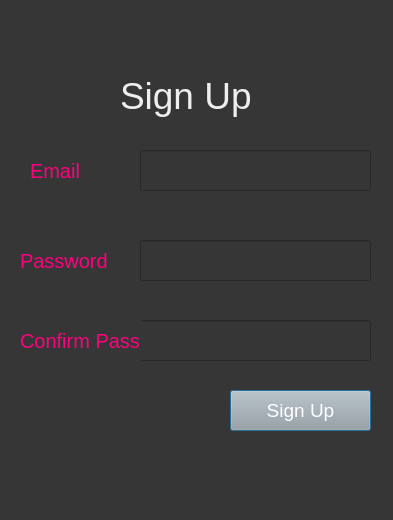
<?xml version="1.0" encoding="UTF-8"?>
<ui version="4.0">
 <class>Dialog</class>
 <widget class="QDialog" name="Dialog">
  <property name="geometry">
   <rect>
    <x>0</x>
    <y>0</y>
    <width>393</width>
    <height>520</height>
   </rect>
  </property>
  <property name="windowTitle">
   <string>Dialog</string>
  </property>
  <property name="styleSheet">
   <string notr="true">background-color: rgb(54, 54, 54);</string>
  </property>
  <widget class="QLabel" name="label">
   <property name="geometry">
    <rect>
     <x>120</x>
     <y>70</y>
     <width>131</width>
     <height>51</height>
    </rect>
   </property>
   <property name="styleSheet">
    <string notr="true">
color: rgb(238, 238, 238); font-size:28pt;</string>
   </property>
   <property name="text">
    <string>Sign Up</string>
   </property>
  </widget>
  <widget class="QLabel" name="label_2">
   <property name="geometry">
    <rect>
     <x>30</x>
     <y>150</y>
     <width>71</width>
     <height>41</height>
    </rect>
   </property>
   <property name="styleSheet">
    <string notr="true">font-size:15pt; color:rgb(255, 0, 127)</string>
   </property>
   <property name="text">
    <string>Email</string>
   </property>
  </widget>
  <widget class="QLineEdit" name="email">
   <property name="geometry">
    <rect>
     <x>140</x>
     <y>150</y>
     <width>231</width>
     <height>41</height>
    </rect>
   </property>
   <property name="styleSheet">
    <string notr="true">font-size:14pt; color:rgb(248, 248, 248)</string>
   </property>
  </widget>
  <widget class="QLabel" name="label_3">
   <property name="geometry">
    <rect>
     <x>20</x>
     <y>240</y>
     <width>91</width>
     <height>41</height>
    </rect>
   </property>
   <property name="styleSheet">
    <string notr="true">font-size:15pt; color:rgb(255, 0, 127)</string>
   </property>
   <property name="text">
    <string>Password</string>
   </property>
  </widget>
  <widget class="QLineEdit" name="password">
   <property name="geometry">
    <rect>
     <x>140</x>
     <y>240</y>
     <width>231</width>
     <height>41</height>
    </rect>
   </property>
   <property name="styleSheet">
    <string notr="true">font-size:14pt; color:rgb(248, 248, 248)</string>
   </property>
  </widget>
  <widget class="QPushButton" name="signupbtn">
   <property name="geometry">
    <rect>
     <x>230</x>
     <y>390</y>
     <width>141</width>
     <height>41</height>
    </rect>
   </property>
   <property name="styleSheet">
    <string notr="true">background-color:rgb(165, 165, 165); font-size:14pt;color:rgb(255, 255, 255)</string>
   </property>
   <property name="text">
    <string>Sign Up</string>
   </property>
  </widget>
  <widget class="QLineEdit" name="confirmpass">
   <property name="geometry">
    <rect>
     <x>140</x>
     <y>320</y>
     <width>231</width>
     <height>41</height>
    </rect>
   </property>
   <property name="styleSheet">
    <string notr="true">font-size:14pt; color:rgb(248, 248, 248)</string>
   </property>
   <property name="text">
    <string/>
   </property>
  </widget>
  <widget class="QLabel" name="label_4">
   <property name="geometry">
    <rect>
     <x>20</x>
     <y>320</y>
     <width>121</width>
     <height>41</height>
    </rect>
   </property>
   <property name="styleSheet">
    <string notr="true">font-size:15pt; color:rgb(255, 0, 127)</string>
   </property>
   <property name="text">
    <string>Confirm Pass</string>
   </property>
  </widget>
 </widget>
 <resources/>
 <connections/>
</ui>
